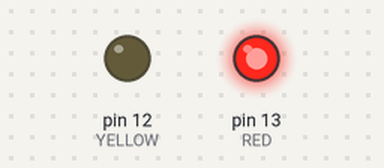
Simulated run of this sketch. Board: Arduino Uno, built with avr-gcc and run on an emulated ATmega328P. On the bench: output pins drawn as LEDs (lit = HIGH).

Above: at 0.5 s.
At 2.5 s:
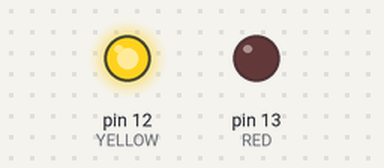
At 3.5 s:
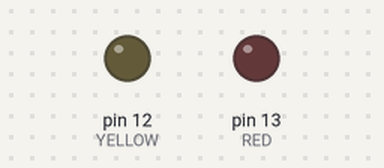
Timing chart, 0 to 5.2 s (numbered marks = the images above):
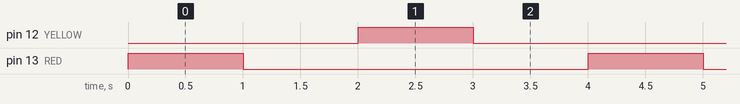

Measured:
- by itself, pin 12 (YELLOW), pin 13 (RED): alternates HIGH for 1.0 s and LOW for 3.0 s
- by itself, everything shown: repeats every 4.0 s, in 4 steps

The sketch:

20-multiled_yellow.ino
```cpp
// add blinking yellow LED

const int RED = 13;
const int YELLOW = 12;

void setup() {
  pinMode(RED, OUTPUT);
  pinMode(YELLOW, OUTPUT);
}

void loop() {
  digitalWrite(RED, HIGH);
  delay(1000);
  digitalWrite(RED, LOW);
  delay(1000);
  digitalWrite(YELLOW, HIGH);
  delay(1000);
  digitalWrite(YELLOW, LOW);
  delay(1000);
}
```
